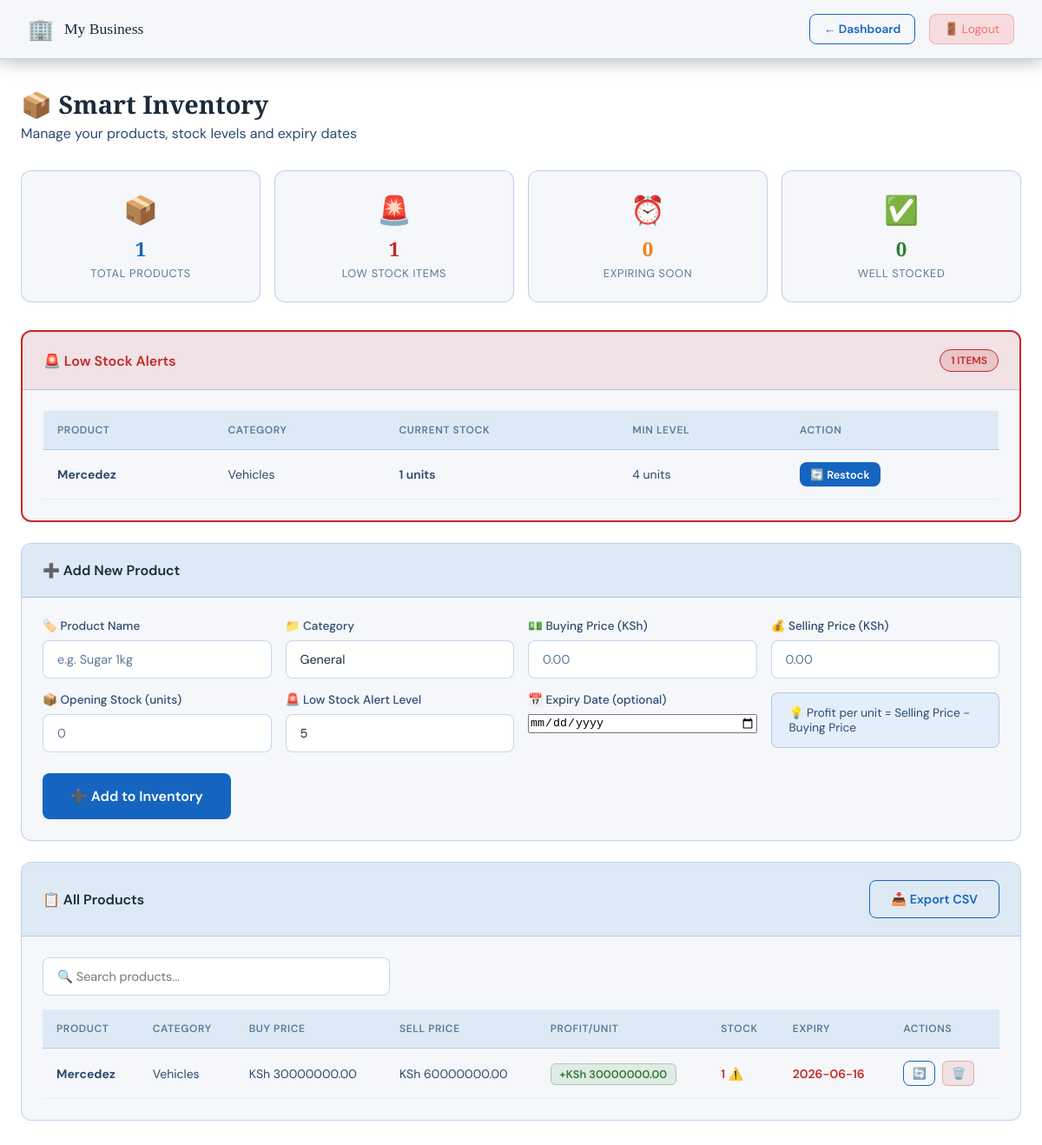
Before: /inventory (signed in) with the older database file.
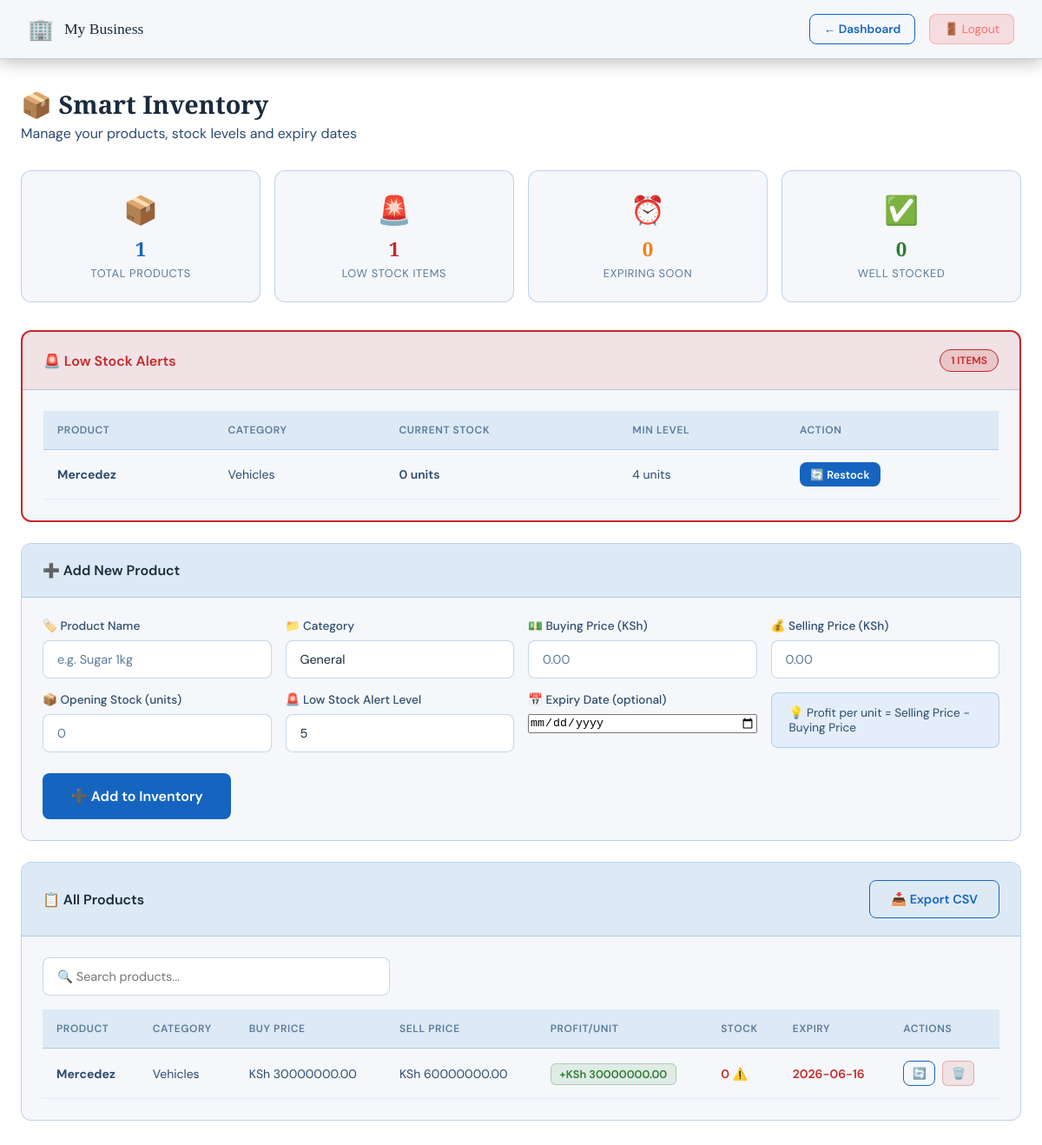
After: the same page with the newer database file.
### tables this page shows
CREATE TABLE inventory (
        id INTEGER PRIMARY KEY AUTOINCREMENT,
        product_name TEXT UNIQUE NOT NULL,
        category TEXT DEFAULT 'General',
        buying_price REAL NOT NULL DEFAULT 0,
        selling_price REAL NOT NULL DEFAULT 0,
        stock_quantity INTEGER NOT NULL DEFAULT 0,
        low_stock_level INTEGER NOT NULL DEFAULT 5,
        expiry_date TEXT DEFAULT NULL,
        date_added TEXT NOT NULL
    );

### app.py (the view)
@app.route('/inventory')
def inventory():
    if not session.get('logged_in') or session.get('role') != 'owner':
        return redirect(url_for('login'))
    conn = get_db()
    inventory = conn.execute("SELECT * FROM inventory ORDER BY product_name ASC").fetchall()
    conn.close()
    settings = get_settings()
    low_stock = get_low_stock_products()
    expiring = get_expiring_soon()
    return render_template('inventory.html',
                           inventory=[dict(i) for i in inventory],
                           low_stock=low_stock,
                           expiring=expiring,
                           settings=settings)

### app.py (called while the page is built)
def get_db():
    conn = sqlite3.connect('sales.db')
    conn.row_factory = sqlite3.Row
    return conn

def get_settings():
    conn = get_db()
    row = conn.execute("SELECT * FROM settings LIMIT 1").fetchone()
    conn.close()
    return dict(row) if row else {}

def get_low_stock_products():
    conn = get_db()
    products = conn.execute("""SELECT * FROM inventory
        WHERE stock_quantity <= low_stock_level
        ORDER BY stock_quantity ASC""").fetchall()
    conn.close()
    return [dict(p) for p in products]

def get_expiring_soon():
    conn = get_db()
    today = date.today().isoformat()
    products = conn.execute("""SELECT * FROM inventory
        WHERE expiry_date IS NOT NULL
        AND expiry_date != ''
        AND expiry_date <= date('now', '+7 days')
        AND expiry_date >= ?
        ORDER BY expiry_date ASC""", (today,)).fetchall()
    conn.close()
    return [dict(p) for p in products]

### templates/inventory.html (shortened to what the changed rows need)
<!DOCTYPE html>
<html lang="en">
<head>
    <link rel="stylesheet" href="{{ url_for('static', filename='style.css') }}">
</head>
<body class="dashboard-page">
    <div class="main-content">
        <div class="page-title">
            <h2>📦 Smart Inventory</h2>
        </div>
        {% if low_stock %}
        <div class="card" style="border: 2px solid #C62828;">
            <div class="card-body">
                <div class="table-wrapper">
                    <table class="data-table">
                        <thead>
                            <tr>
                                <th>Product</th>
                                <th>Category</th>
                                <th>Current Stock</th>
                                <th>Min Level</th>
                                <th>Action</th>
                            </tr>
                        </thead>
                        <tbody>
                            {% for p in low_stock %}
                            <tr>
                                <td><strong>{{ p.product_name }}</strong></td>
                                <td>{{ p.category }}</td>
                                <td class="stock-low">{{ p.stock_quantity }} units</td>
                                <td>{{ p.low_stock_level }} units</td>
                                <td>
                                    <button class="btn-primary" style="padding:0.35rem 0.75rem; font-size:0.8rem;"
                                            onclick="openRestock({{ p.id }}, '{{ p.product_name }}', {{ p.stock_quantity }})">
                                        🔄 Restock
                                    </button>
                                </td>
                            </tr>
                            {% endfor %}
                        </tbody>
                    </table>
                </div>
            </div>
        </div>
        {% endif %}
        <div class="card">
            <div class="card-body">
                {% if inventory %}
                <div class="table-wrapper">
                    <table class="data-table" id="invTable">
                        <thead>
                            <tr>
                                <th>Product</th>
                                <th>Category</th>
                                <th>Buy Price</th>
                                <th>Sell Price</th>
                                <th>Profit/Unit</th>
                                <th>Stock</th>
                                <th>Expiry</th>
                                <th>Actions</th>
                            </tr>
                        </thead>
                        <tbody>
                            {% for p in inventory %}
                            <tr>
                                <td><strong>{{ p.product_name }}</strong></td>
                                <td>{{ p.category }}</td>
                                <td>{{ settings.business_currency }} {{ "%.2f"|format(p.buying_price) }}</td>
                                <td>{{ settings.business_currency }} {{ "%.2f"|format(p.selling_price) }}</td>
                                <td>
                                    <span class="profit-badge">
                                        +{{ settings.business_currency }} {{ "%.2f"|format(p.selling_price - p.buying_price) }}
                                    </span>
                                </td>
                                <td>
                                    {% if p.stock_quantity <= p.low_stock_level %}
                                    <span class="stock-low">{{ p.stock_quantity }} ⚠️</span>
                                    {% elif p.stock_quantity <= p.low_stock_level * 2 %}
                                    <span class="stock-medium">{{ p.stock_quantity }}</span>
                                    {% else %}
                                    <span class="stock-ok">{{ p.stock_quantity }}</span>
                                    {% endif %}
                                </td>
                                <td>
                                    {% if p.expiry_date %}
                                    <span class="expiry-warning">{{ p.expiry_date }}</span>
                                    {% else %}
                                    <span style="color:#5A7A9A;">—</span>
                                    {% endif %}
                                </td>
                                <td style="display:flex; gap:0.5rem;">
                                    <button class="btn-secondary" style="padding:0.3rem 0.6rem; font-size:0.8rem;"
                                            onclick="openRestock({{ p.id }}, '{{ p.product_name }}', {{ p.stock_quantity }})">
                                        🔄
                                    </button>
                                    <button onclick="deleteProduct({{ p.id }}, '{{ p.product_name }}')"
                                            style="background:rgba(198,40,40,0.1); color:#C62828; border:1px solid rgba(198,40,40,0.3);
                                                   border-radius:6px; padding:0.3rem 0.6rem; cursor:pointer; font-size:0.8rem;">
                                        🗑️
                                    </button>
                                </td>
                            </tr>
                            {% endfor %}
                        </tbody>
                    </table>
                </div>
                {% else %}
                <div class="empty-state">
                    <div class="empty-icon">📦</div>
                    <p>No products yet. Add your first product above!</p>
                </div>
                {% endif %}
            </div>
        </div>
    </div>
</body>
</html>

Changed rows visible on the page:
changed inventory "Mercedez": stock_quantity "1" → "0"
